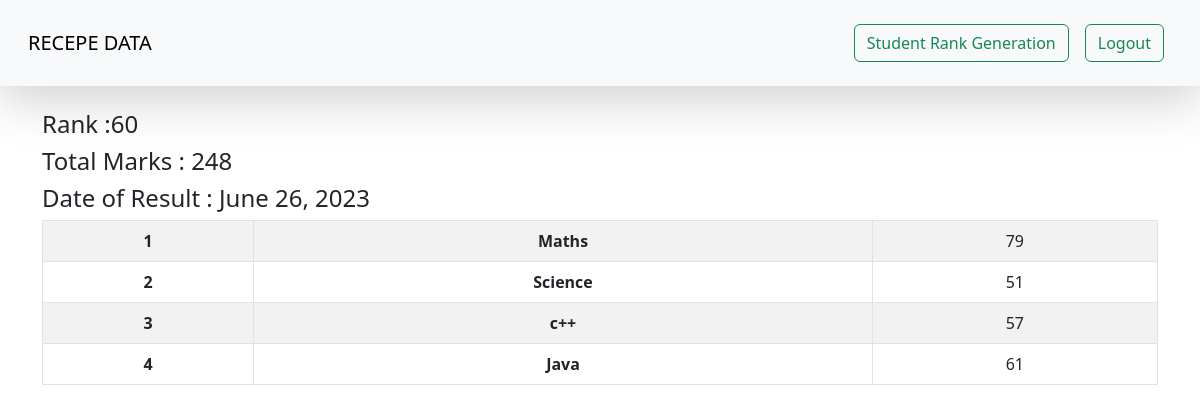
The app's page /see_marks/STU-0616 (signed in) with its own data.
### vege/models.py (models this page shows, shortened)
class Subject_marks(models.Model):
    student=models.ForeignKey(Student,related_name='studentmarks',on_delete=models.CASCADE)
    subject=models.ForeignKey(Subject,on_delete=models.CASCADE)
    marks=models.IntegerField(default=0)
    class meta:
        unique_together=['student','subject']

class Student(models.Model):
    department=models.ForeignKey(Department,related_name='depart',on_delete=models.CASCADE)
    student_id=models.OneToOneField(StudentId,related_name='studentid',on_delete=models.CASCADE)
    student_name=models.CharField(max_length=100)
    student_email=models.EmailField(unique=True)
    student_age=models.IntegerField(default=10)
    student_address=models.TextField()
    class meta:
        ordering=['student_name']
        verbose_name='student'

class ReportCard(models.Model):
    student=models.ForeignKey(Student,related_name="studentreportcard",on_delete=models.CASCADE)
    student_rank=models.IntegerField()
    data_of_reportcard_generation=models.DateField(auto_now_add=True)
    class meta:
        unique_together=['student_rank','data_of_reportcard_generation']

class Subject(models.Model):
    subject_name=models.CharField(max_length=100)

### vege/views.py (the view)
# urls.py: path("see_marks/<student_id>", views.see_marks, name="see_marks"),
@login_required(login_url='/login/')
def see_marks(request,student_id):
    queryset=Subject_marks.objects.filter(student__student_id__student_id=student_id)
    total_marks=queryset.aggregate(total_marks=Sum('marks'))
    return render(request,'report/see_marks.html',{'queryset':queryset,'total_marks':total_marks})

### vege/templates/report/see_marks.html
{% extends 'base.html' %}
{% block start %}
    <div class="container">
        <h4>Rank :{{queryset.first.student.studentreportcard.first.student_rank}} </h4>
        <h4>Total Marks : {{total_marks.total_marks}}</h4>
        <h4>Date of Result : {{queryset.first.student.studentreportcard.first.data_of_reportcard_generation}}</h4>
        <table class="table  table-striped table-bordered text-center">
            <tbody>
                {% for marks in  queryset %}
                    <tr>
                        <th scope="row">{{forloop.counter}}</th>
                        <td>
                           <b>{{marks.subject.subject_name}}</b> </td>
                        <td>{{marks.marks}}</td>
                    </tr>
                {% endfor %}
                </tbody>
          </table>
    </div>
{% endblock start %}

### records on screen
Subject_marks: first.student.studentreportcard.first.student_rank "60", first.student.studentreportcard.first.data_of_reportcard_generation "June 26, 2023", subject.subject_name "Maths", marks "79"
Subject_marks: subject.subject_name "Science", marks "51"
Subject_marks: subject.subject_name "c++", marks "57"
Subject_marks: subject.subject_name "Java", marks "61"

### other values on screen
{{ total_marks.total_marks }} "248"
